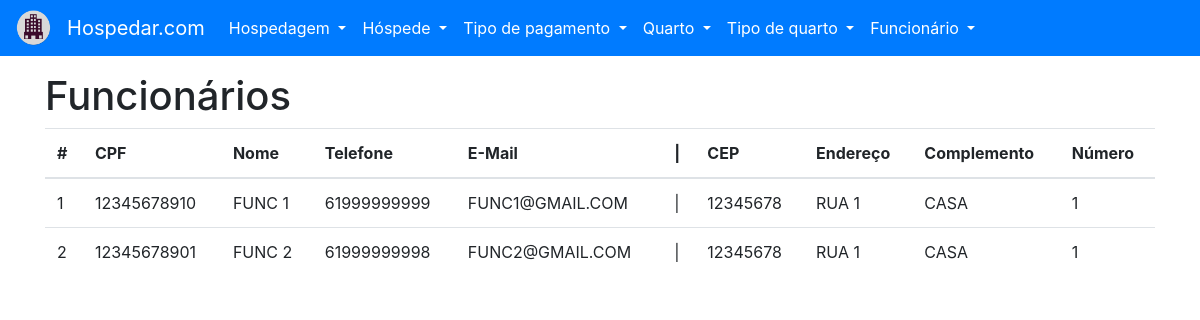
Screenshot of /funcionario/listar with the database file from the repository.
### tables this page shows
CREATE TABLE "FUNCIONARIO" (
	"ID_FUNCIONARIO" INTEGER NOT NULL PRIMARY KEY AUTOINCREMENT UNIQUE,
	"NU_CPF" CHAR(11) NOT NULL UNIQUE,
	"NO_FUNCIONARIO" VARCHAR(64) NOT NULL,
	"NU_TELEFONE" CHAR(11) NOT NULL UNIQUE,
	"NO_EMAIL" VARCHAR(32) NOT NULL UNIQUE,
	"ID_ENDERECO" INTEGER NOT NULL,

	FOREIGN KEY ("ID_ENDERECO") REFERENCES "ENDERECO" ("ID_ENDERECO")
);

### project/backend/funcionario/views.py (the view)
def listar():
    with FuncionarioEnderecoView(DATABASE_URL) as db:
        funcionarios = db.select_all()
    return render_template('funcionario-listar.html', funcionarios=funcionarios)

### project/backend/main/models.py (called while the page is built)
    def __enter__(self):
        self.open()
        return self

    def __exit__(self, exc_type, exc_val, exc_tb):
        self.close()

    @property
    def cursor(self):
        return self._cursor

    def open(self):
        self._connection = sqlite3.connect(self.url)
        self._cursor = self._connection.cursor()

    def close(self):
        self._connection.close()

    def cursor_to_dict(self, cursors: Iterable):
        return [dict(zip(self.__tablecolumns__, cursor)) for cursor in cursors]

    def select_all(self):
        if self._connection:
            return self.cursor_to_dict(self.cursor.execute(f'SELECT * FROM "{self.__tablename__}" ;'))
        raise ProgrammingError('ProgrammingError: Cannot operate on a closed database.')

### project/frontend/templates/funcionario-listar.html (shortened to what this page needs)
{% extends 'base.html' %}
{% from 'macros.html' import flash %}
{% block content %}
    <h1>Funcionários</h1>
    <table class="table">
        <thead>
        <tr>
            <th scope="col">#</th>
            <th scope="col">CPF</th>
            <th scope="col">Nome</th>
            <th scope="col">Telefone</th>
            <th scope="col">E-Mail</th>
            <th scope="col"> | </th>
            <th scope="col">CEP</th>
            <th scope="col">Endereço</th>
            <th scope="col">Complemento</th>
            <th scope="col">Número</th>
        </tr>
        </thead>
        <tbody>
        {% for funcionario in funcionarios %}
            <tr>
                <td scope="row">{{ funcionario['ID_FUNCIONARIO'] }}</td>
                <td>{{ funcionario['NU_CPF'] }}</td>
                <td>{{ funcionario['NO_FUNCIONARIO'] }}</td>
                <td>{{ funcionario['NU_TELEFONE'] }}</td>
                <td>{{ funcionario['NO_EMAIL'] }}</td>
                <td> | </td>
                <td>{{ funcionario['NU_CEP'] }}</td>
                <td>{{ funcionario['NO_ENDERECO'] }}</td>
                <td>{{ funcionario['NO_COMPLEMENTO'] }}</td>
                <td>{{ funcionario['NU_NUMERO'] }}</td>
            </tr>
        {% endfor %}
        </tbody>
    </table>
{% endblock content%}

### rows the page displays
FUNCIONARIO: ID_FUNCIONARIO "1", NU_CPF "12345678910", NO_FUNCIONARIO "FUNC 1", NU_TELEFONE "61999999999", NO_EMAIL "FUNC1@GMAIL.COM", NU_CEP "12345678", NO_ENDERECO "RUA 1", NO_COMPLEMENTO "CASA", NU_NUMERO "1"
FUNCIONARIO: ID_FUNCIONARIO "2", NU_CPF "12345678901", NO_FUNCIONARIO "FUNC 2", NU_TELEFONE "61999999998", NO_EMAIL "FUNC2@GMAIL.COM", NU_CEP "12345678", NO_ENDERECO "RUA 1", NO_COMPLEMENTO "CASA", NU_NUMERO "1"
